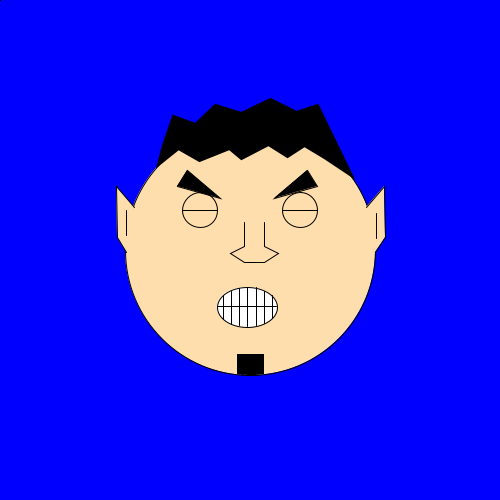
Frame 1 (no input)
Frame 60 (the mouse pressed at the canvas centre just before this capture): identical to frame 1, image omitted
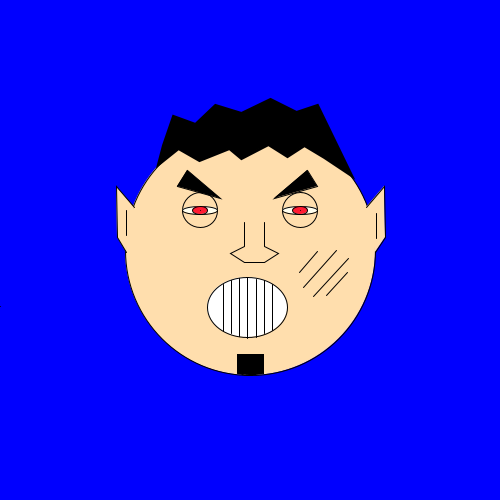
Frame 120 (the mouse held since frame 60 and released just before this capture)

The Processing sketch that drew these frames (run headless with seeded random() and noise(); from frame 60 on, the mouse is pressed at the canvas centre):

// Processing sketch: processing_170737
// ── processing_170737.pde

int value = 152;
int value2 = 251;
int value3 = 152;
int rodo1 = 247;
int rodo2 = 307;
int rodo3 = 60;
int rodo4 = 40;
int d1 = 217;
int d3 = 276;
int d4 = 306;
int d5 = 223;
int d6 = 295;
int d7 = 319;
int d8 = 231;
int d9 = 291;
int d10 = 324;
int d11 = 239;
int d12 = 288;
int d13 = 325;
int d14 = 247;
int d15 = 287;
int d16 = 326;
int d17 = 256;
int d18 = 287;
int d19 = 325;
int d20 = 264;
int d21 = 291;
int d22 = 323;
int d23 = 272;
int d24 = 295;
int d25 = 318;
int color1 =255;
int color2 = 240;
int l1 = 0;
int l2 = 0;
int l3 = 0;
int l4 = 0;
int l5 = 0;
int l6 = 0 ;
int l7 = 0;
int l8 = 0;
int l9 = 0;
int l10 = 0;
int l11 = 0;
int l12 = 0;
int l13 = 0;
int l14 = 0;
int l15 = 0;
int l16 = 0;

void setup(){
  size(500, 500);
}
void draw(){
  
  background(0,0,255);
  //ULLS i esfera de la cara
  strokeWeight(1);  // Default
  fill (255,222,173);
  ellipse(250,250,250,250);
  ellipse(200,210, 35,35);
  ellipse(300,210,35,35);
  fill (255,255,240);
  ellipse(300,210,35,mouseY/30);
  ellipse(200,210, 35,mouseY/30);
  fill(value,value2,value3);
  ellipse(300,210,15,mouseY/30);
  ellipse(200,210,15,mouseY/30);
  point(200,210);
  point(300,210);
  ///Cabell

  strokeWeight(3);  // Default
  fill (0,0,0);
  beginShape () ;
  vertex(317,105);
  vertex(296,112);
  vertex(270,99);
  vertex(241,113);
  vertex(215,105);
  vertex(195,124);
  vertex(173,116);
  vertex(163,145);
  vertex(158,164);
  vertex(178,148);
  vertex(199,160);
  vertex(229,148);
  vertex(241,158);
  vertex(268,144);
  vertex(287,156);
  vertex(304,145);
  vertex(324,157);
  vertex(351,175);
  endShape(CLOSE);
  //celles
  strokeWeight(1);  // Default
  fill(0,0,0);
  triangle(187,170,177,186,220,198);
  triangle(307,170,317,186,274,198);
  //BOCA
  strokeWeight(1);  // Default
  fill(255,255,255);
  ellipse(rodo1,rodo2,rodo3,rodo4);
  line(d1,d4,d3,d4);
  line(d5,d6,d5,d7);
  line(d8,d9,d8,d10);
  line(d11,d12,d11,d13);
  line(d14,d15,d14,d16);
  line(d17,d18,d17,d19);
  line(d20,d21,d20,d22);
  line(d23,d24,d23,d25);

  
  //Orelles
  strokeWeight(1);  // Default
  fill (255,222,173);
  beginShape () ;
  vertex(366,207);
  vertex(384,186);
  vertex(385,237);
  vertex(375,252);
  endShape();
   beginShape () ;
  vertex(134,207);
  vertex(116,186);
  vertex(117,237);
  vertex(126,252);
  endShape();
  line(126,210,126,235);
  line(376,213,376,238);
  //NAS
  strokeWeight(1);  // Default
  beginShape () ;
  vertex(264,222);
  vertex(264,246);
  vertex(278,253);
  vertex(264,262);
  vertex(244,262);
  vertex(230,253);
  vertex(244,246);
  vertex(244,222);
  endShape();
  //perilla
  
  fill (0,0,0);
  beginShape () ;
  vertex(237,373);
  vertex(237,354);
  vertex(263,354);
  vertex(263,373);
  vertex(247,375);
  vertex(237,373);
  vertex(262,373);
  vertex(252,374);
  vertex(248,374);
  endShape();
  //ralles
   
  line(l1,l2,l3,l4);
  line(l5,l6,l7,l8);
  line(l9,l10,l11,l12);
  line(l13,l14,l15,l16);
  

   
}
void mousePressed() {
    value = 255;
    value2 = 27;
    value3 = 50;
    rodo1 = 247; 
    rodo2 = 307;
    rodo3 = 80;
    rodo4 = 60;
    d1= 0;
    d3=0;
    d6 = 284;
    d7= 331;
    d9=280;
    d10=333;
    d12=278;
    d13=336;
    d18=279;
    d15=277;
    d19=337;
    d16=338;
    d21=280;
    d22=333;
    d24=284;
    d25=330;
   l1 = 317;
   l2 = 251;
   l3 = 299;
   l4 = 272;
   l5 = 336;
   l6 = 250;
   l7 = 303;
   l8 = 287;
   l9 = 348;
   l10 = 258;
   l11 = 313;
   l12 = 296;
   l13 = 347;
   l14 = 272;
   l15 = 326;
   l16 = 295;
}
void mouseReleased() {
 value = 152;
 value2 = 251;
 value3 = 152;
 rodo1 = 247;
 rodo2 = 307;
 rodo3 = 60;
 rodo4 = 40;
 d1 = 217;
 d3 = 276;
 d4 = 306;
 d5 = 223;
 d6 = 295;
 d7 = 319;
 d8 = 231;
 d9 = 291;
 d10 = 324;
 d11 = 239;
 d12 = 288;
 d13 = 325;
 d14 = 247;
 d15 = 287;
 d16 = 326;
 d17 = 256;
 d18 = 287;
 d19 = 325;
 d20 = 264;
 d21 = 291;
 d22 = 323;
 d23 = 272;
 d24 = 295;
  d25 = 318;
}
